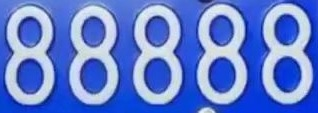
#> input picture another_code/7.jpg, 318 x 113 px
$ python -i _2.py   (imports and definitions only)
#> lines starting #> are read from the running program, lines starting #| are printed output that depends on the picture; after the words box and inside, x2 and y2 are one past the last pixel; in counts of white or black regions, pixels touching at a corner belong together
import cv2
import os
import easyocr

# 初始化 EasyOCR 识别器
# [1 line that did not run here, left out]


def read_image(image_path):
    """读取图像并进行基础验证"""
#> called with image_path = '7.jpg'
    if not os.path.exists(image_path):
        raise FileNotFoundError(f"图像文件不存在: {image_path}")
    image = cv2.imread(image_path)
#> image is the input picture: shape (113, 318, 3); mean B, G, R 209, 125.3, 97
    if image is None:
        raise ValueError(f"无法读取图像: {image_path}")
    return image


def preprocess_image(image):
    """图像多级预处理"""
    gray = cv2.cvtColor(image, cv2.COLOR_BGR2GRAY)
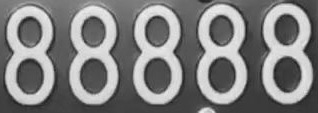
#> gray: shape (113, 318); min 29, max 240, mean 126.3
    blurred = cv2.GaussianBlur(gray, (7, 7), 0)  # 调整卷积核大小
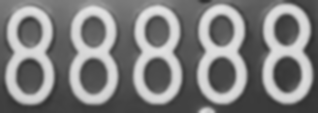
#> blurred: shape (113, 318); min 46, max 228, mean 126.4
    thresh = cv2.adaptiveThreshold(blurred, 255, cv2.ADAPTIVE_THRESH_GAUSSIAN_C, cv2.THRESH_BINARY_INV, 15,
                                   2)  # 调整自适应阈值参数
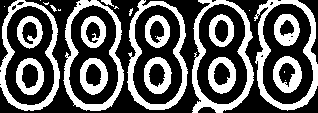
#> thresh: shape (113, 318); 36.8% white; 27 white regions (10 under 20 px), largest, box (x1, y1, x2, y2) and area: (254, 0, 318, 111) 1732, (192, 0, 254, 113) 1704, (63, 0, 124, 111) 1572
    kernel = cv2.getStructuringElement(cv2.MORPH_RECT, (5, 5))  # 调整结构元素大小
    morph = cv2.morphologyEx(thresh, cv2.MORPH_CLOSE, kernel, iterations=2)  # 调整迭代次数
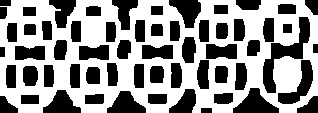
#> morph: shape (113, 318); 56.9% white; 60 black regions

    # 显示预处理后的图像
    cv2.imshow("Preprocessed Image", morph)
    cv2.waitKey(0)
    return morph


def locate_license_plate(processed_image, original_image):
    """改进的车牌定位算法"""
    contours, _ = cv2.findContours(processed_image.copy(), cv2.RETR_EXTERNAL, cv2.CHAIN_APPROX_SIMPLE)
#> contours = 1 contour; box (x1, y1, x2, y2) and area: (0, 0, 318, 113) 30765
    print(f"检测到的轮廓数量: {len(contours)}")
#| 检测到的轮廓数量: 1

    potential_plates = []
    height, width = original_image.shape[:2]
#> height = 113; width = 318
    min_area = 0.001 * height * width  # 放宽最小面积阈值
#> min_area = 35.93
    max_area = 0.2 * height * width  # 放宽最大面积阈值
#> max_area = 7186.8

    for contour in contours:
        x, y, w, h = cv2.boundingRect(contour)
        aspect_ratio = w / float(h)
        area = w * h

        if 1.5 < aspect_ratio < 10 and min_area < area < max_area:  # 放宽宽高比范围
            potential_plates.append((x, y, w, h, area))
#> this loop made 1 pass
#> (x, y, w, h, aspect_ratio, area) on pass 1: (0, 0, 318, 113, 2.81, 35934)
#> after the loop, potential_plates = []

    print(f"筛选后的潜在车牌区域数量: {len(potential_plates)}")
#| 筛选后的潜在车牌区域数量: 0
    if potential_plates:
        potential_plates.sort(key=lambda x: x[4], reverse=True)
        return potential_plates[0][:4]
    return None


def recognize_characters(image, plate_coords):
    """使用 EasyOCR 进行字符识别"""
    x, y, w, h = plate_coords
    plate_img = image[y:y + h, x:x + w]

    # 显示裁剪后的车牌区域
    cv2.imshow("License Plate Region", plate_img)
    cv2.waitKey(0)

    # 使用 EasyOCR 识别车牌区域的文本
    results = reader.readtext(plate_img, detail=0)  # detail=0 返回纯文本结果
    if results:
        return results[0]  # 返回识别到的第一个结果
    else:
        print("EasyOCR 未识别到任何内容")
        return "识别失败"


def main(image_path):
    """主函数，整合整个车牌识别流程"""
    try:
        print(f"正在处理图像: {image_path}")
        image = read_image(image_path)
        processed_image = preprocess_image(image)
        plate_coords = locate_license_plate(processed_image, image)

        if plate_coords:
            license_number = recognize_characters(image, plate_coords)
            print(f"识别的车牌号: {license_number}")

            x, y, w, h = plate_coords
            cv2.rectangle(image, (x, y), (x + w, y + h), (0, 255, 0), 2)
            cv2.putText(image, license_number, (x, y - 10), cv2.FONT_HERSHEY_SIMPLEX, 0.9, (0, 255, 0), 2)

            result_path = os.path.splitext(image_path)[0] + "_result.jpg"
            os.makedirs(os.path.dirname(result_path), exist_ok=True)
            cv2.imwrite(result_path, image)
            print(f"结果已保存至: {result_path}")

            cv2.imshow("车牌识别结果", image)
            cv2.waitKey(0)
            cv2.destroyAllWindows()
        else:
            print("未找到车牌区域")

    except Exception as e:
        print(f"处理过程中出错: {e}")


# [4 lines not run here, left out]

>>> result = main('7.jpg')

$ run again, on another_code/3.jpg
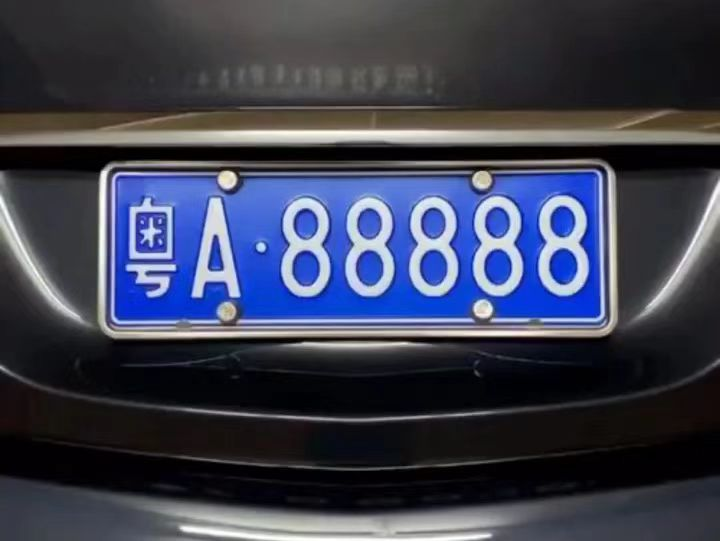
#> input picture another_code/3.jpg, 720 x 541 px
#> in read_image, image is the input picture: shape (541, 720, 3); mean B, G, R 81.9, 63.7, 59.8
#> in preprocess_image, `thresh = cv2.adaptiveThreshold(blurred, 255, cv2.ADAPTIVE_THRESH_GAUSS..`:
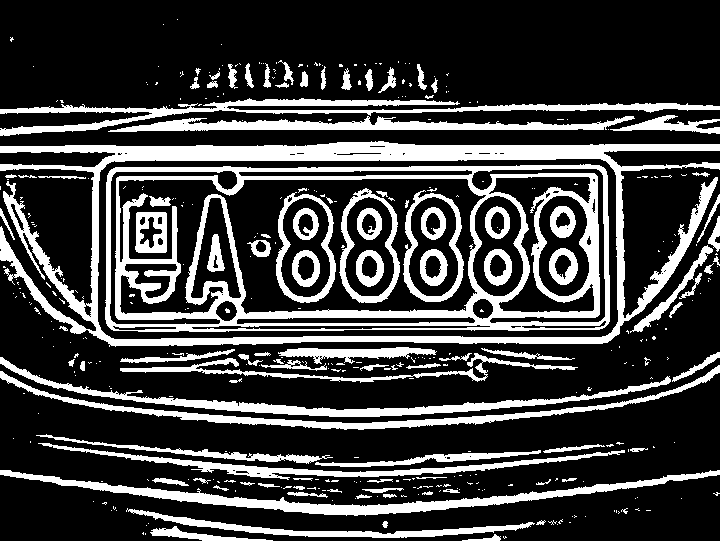
#> thresh: shape (541, 720); 24.9% white; 396 white regions (292 under 20 px), largest, box (x1, y1, x2, y2) and area: (105, 164, 610, 332) 21225, (0, 141, 720, 347) 20647, (0, 470, 720, 516) 5645
#> morph: shape (541, 720); 40.7% white; 52 white regions (39 under 20 px)
#> contours = 47 contours, 39 with area under 20; largest, box (x1, y1, x2, y2) and area: (0, 141, 720, 383) 145971, (0, 434, 720, 541) 27346, (0, 64, 720, 136) 18927, (0, 352, 720, 430) 13274, (259, 60, 326, 90) 861, (222, 63, 254, 89) 430, (68, 353, 97, 376) 164, (614, 508, 651, 514) 42
#| 检测到的轮廓数量: 47
#> the loop in locate_license_plate, `for contour in contours:` made 47 passes
#> (x, y, w, h, aspect_ratio, area) on passes 1, 2, 3, 9, 14, 20, 21, 22: (572, 515, 14, 3, 4.67, 42), (614, 508, 37, 6, 6.17, 222), (111, 506, 6, 5, 1.2, 30), (713, 492, 7, 4, 1.75, 28), (0, 434, 720, 107, 6.73, 77040), (644, 357, 7, 9, 0.778, 63), (68, 353, 29, 23, 1.26, 667), (0, 352, 720, 78, 9.23, 56160)
#> after the loop in locate_license_plate, `for contour in contours:`: potential_plates = [(0, 434, 720, 107, 77040), (0, 352, 720, 78, 56160), (259, 60, 67, 30, 2010)]
#| 筛选后的潜在车牌区域数量: 3
#> plate_coords = (0, 434, 720, 107)
#> in recognize_characters, `x, y, w, h = plate_coords`: x = 0; y = 434; w = 720; h = 107
#> in recognize_characters, `plate_img = image[y:y + h, x:x + w]`:
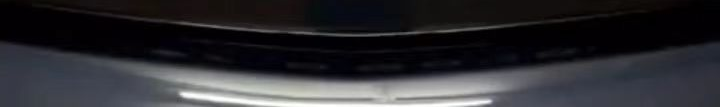
#> plate_img: shape (107, 720, 3); mean B, G, R 49, 44.9, 45.2
